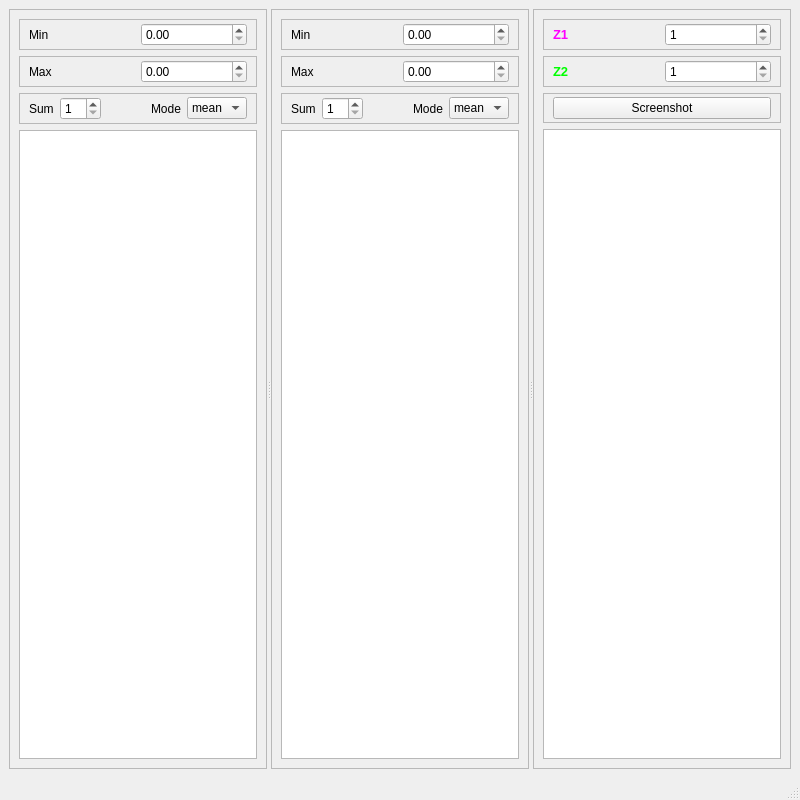
<?xml version="1.0" encoding="UTF-8"?>
<ui version="4.0">
 <class>Mpicker_merge</class>
 <widget class="QMainWindow" name="Mpicker_merge">
  <property name="geometry">
   <rect>
    <x>0</x>
    <y>0</y>
    <width>800</width>
    <height>800</height>
   </rect>
  </property>
  <property name="minimumSize">
   <size>
    <width>500</width>
    <height>680</height>
   </size>
  </property>
  <property name="windowTitle">
   <string>MainWindow</string>
  </property>
  <widget class="QWidget" name="centralwidget">
   <layout class="QHBoxLayout" name="horizontalLayout">
    <item>
     <widget class="QSplitter" name="splitter">
      <property name="orientation">
       <enum>Qt::Horizontal</enum>
      </property>
      <widget class="QFrame" name="frame">
       <property name="frameShape">
        <enum>QFrame::StyledPanel</enum>
       </property>
       <property name="frameShadow">
        <enum>QFrame::Raised</enum>
       </property>
       <layout class="QVBoxLayout" name="verticalLayout">
        <item>
         <widget class="QFrame" name="frame_5">
          <property name="frameShape">
           <enum>QFrame::StyledPanel</enum>
          </property>
          <property name="frameShadow">
           <enum>QFrame::Raised</enum>
          </property>
          <layout class="QHBoxLayout" name="horizontalLayout_3">
           <property name="topMargin">
            <number>3</number>
           </property>
           <property name="bottomMargin">
            <number>3</number>
           </property>
           <item>
            <widget class="QLabel" name="label">
             <property name="text">
              <string>Min</string>
             </property>
            </widget>
           </item>
           <item>
            <widget class="QDoubleSpinBox" name="doubleSpinBox_min1">
             <property name="maximum">
              <double>255.000000000000000</double>
             </property>
             <property name="singleStep">
              <double>1.000000000000000</double>
             </property>
            </widget>
           </item>
          </layout>
         </widget>
        </item>
        <item>
         <widget class="QFrame" name="frame_6">
          <property name="frameShape">
           <enum>QFrame::StyledPanel</enum>
          </property>
          <property name="frameShadow">
           <enum>QFrame::Raised</enum>
          </property>
          <layout class="QHBoxLayout" name="horizontalLayout_4">
           <property name="topMargin">
            <number>3</number>
           </property>
           <property name="bottomMargin">
            <number>3</number>
           </property>
           <item>
            <widget class="QLabel" name="label_2">
             <property name="text">
              <string>Max</string>
             </property>
            </widget>
           </item>
           <item>
            <widget class="QDoubleSpinBox" name="doubleSpinBox_max1">
             <property name="maximum">
              <double>255.000000000000000</double>
             </property>
             <property name="singleStep">
              <double>1.000000000000000</double>
             </property>
            </widget>
           </item>
          </layout>
         </widget>
        </item>
        <item>
         <widget class="QFrame" name="frame_4">
          <property name="frameShape">
           <enum>QFrame::StyledPanel</enum>
          </property>
          <property name="frameShadow">
           <enum>QFrame::Raised</enum>
          </property>
          <layout class="QHBoxLayout" name="horizontalLayout_2">
           <property name="topMargin">
            <number>3</number>
           </property>
           <property name="bottomMargin">
            <number>3</number>
           </property>
           <item>
            <widget class="QLabel" name="label_7">
             <property name="text">
              <string>Sum</string>
             </property>
             <property name="alignment">
              <set>Qt::AlignLeading|Qt::AlignLeft|Qt::AlignVCenter</set>
             </property>
            </widget>
           </item>
           <item>
            <widget class="QSpinBox" name="spinBox_sum1">
             <property name="minimum">
              <number>1</number>
             </property>
            </widget>
           </item>
           <item>
            <spacer name="horizontalSpacer">
             <property name="orientation">
              <enum>Qt::Horizontal</enum>
             </property>
             <property name="sizeHint" stdset="0">
              <size>
               <width>40</width>
               <height>20</height>
              </size>
             </property>
            </spacer>
           </item>
           <item>
            <widget class="QLabel" name="label_8">
             <property name="text">
              <string>Mode</string>
             </property>
             <property name="alignment">
              <set>Qt::AlignLeading|Qt::AlignLeft|Qt::AlignVCenter</set>
             </property>
            </widget>
           </item>
           <item>
            <widget class="QComboBox" name="comboBox_mode1">
             <item>
              <property name="text">
               <string>mean</string>
              </property>
             </item>
             <item>
              <property name="text">
               <string>min</string>
              </property>
             </item>
             <item>
              <property name="text">
               <string>max</string>
              </property>
             </item>
            </widget>
           </item>
          </layout>
         </widget>
        </item>
        <item>
         <widget class="Mpicker_merge_view" name="graphicsView_1">
          <property name="verticalScrollBarPolicy">
           <enum>Qt::ScrollBarAsNeeded</enum>
          </property>
          <property name="horizontalScrollBarPolicy">
           <enum>Qt::ScrollBarAsNeeded</enum>
          </property>
          <property name="renderHints">
           <set>QPainter::Antialiasing|QPainter::TextAntialiasing</set>
          </property>
          <property name="dragMode">
           <enum>QGraphicsView::ScrollHandDrag</enum>
          </property>
          <property name="resizeAnchor">
           <enum>QGraphicsView::NoAnchor</enum>
          </property>
          <property name="viewportUpdateMode">
           <enum>QGraphicsView::MinimalViewportUpdate</enum>
          </property>
         </widget>
        </item>
       </layout>
      </widget>
      <widget class="QFrame" name="frame_2">
       <property name="frameShape">
        <enum>QFrame::StyledPanel</enum>
       </property>
       <property name="frameShadow">
        <enum>QFrame::Raised</enum>
       </property>
       <layout class="QVBoxLayout" name="verticalLayout_2">
        <item>
         <widget class="QFrame" name="frame_7">
          <property name="frameShape">
           <enum>QFrame::StyledPanel</enum>
          </property>
          <property name="frameShadow">
           <enum>QFrame::Raised</enum>
          </property>
          <layout class="QHBoxLayout" name="horizontalLayout_5">
           <property name="topMargin">
            <number>3</number>
           </property>
           <property name="bottomMargin">
            <number>3</number>
           </property>
           <item>
            <widget class="QLabel" name="label_3">
             <property name="text">
              <string>Min</string>
             </property>
            </widget>
           </item>
           <item>
            <widget class="QDoubleSpinBox" name="doubleSpinBox_min2">
             <property name="maximum">
              <double>255.000000000000000</double>
             </property>
             <property name="singleStep">
              <double>1.000000000000000</double>
             </property>
            </widget>
           </item>
          </layout>
         </widget>
        </item>
        <item>
         <widget class="QFrame" name="frame_8">
          <property name="frameShape">
           <enum>QFrame::StyledPanel</enum>
          </property>
          <property name="frameShadow">
           <enum>QFrame::Raised</enum>
          </property>
          <layout class="QHBoxLayout" name="horizontalLayout_6">
           <property name="topMargin">
            <number>3</number>
           </property>
           <property name="bottomMargin">
            <number>3</number>
           </property>
           <item>
            <widget class="QLabel" name="label_4">
             <property name="text">
              <string>Max</string>
             </property>
            </widget>
           </item>
           <item>
            <widget class="QDoubleSpinBox" name="doubleSpinBox_max2">
             <property name="maximum">
              <double>255.000000000000000</double>
             </property>
             <property name="singleStep">
              <double>1.000000000000000</double>
             </property>
            </widget>
           </item>
          </layout>
         </widget>
        </item>
        <item>
         <widget class="QFrame" name="frame_9">
          <property name="frameShape">
           <enum>QFrame::StyledPanel</enum>
          </property>
          <property name="frameShadow">
           <enum>QFrame::Raised</enum>
          </property>
          <layout class="QHBoxLayout" name="horizontalLayout_7">
           <property name="topMargin">
            <number>3</number>
           </property>
           <property name="bottomMargin">
            <number>3</number>
           </property>
           <item>
            <widget class="QLabel" name="label_9">
             <property name="text">
              <string>Sum</string>
             </property>
             <property name="alignment">
              <set>Qt::AlignLeading|Qt::AlignLeft|Qt::AlignVCenter</set>
             </property>
            </widget>
           </item>
           <item>
            <widget class="QSpinBox" name="spinBox_sum2">
             <property name="minimum">
              <number>1</number>
             </property>
            </widget>
           </item>
           <item>
            <spacer name="horizontalSpacer_2">
             <property name="orientation">
              <enum>Qt::Horizontal</enum>
             </property>
             <property name="sizeHint" stdset="0">
              <size>
               <width>58</width>
               <height>20</height>
              </size>
             </property>
            </spacer>
           </item>
           <item>
            <widget class="QLabel" name="label_10">
             <property name="text">
              <string>Mode</string>
             </property>
             <property name="alignment">
              <set>Qt::AlignLeading|Qt::AlignLeft|Qt::AlignVCenter</set>
             </property>
            </widget>
           </item>
           <item>
            <widget class="QComboBox" name="comboBox_mode2">
             <item>
              <property name="text">
               <string>mean</string>
              </property>
             </item>
             <item>
              <property name="text">
               <string>min</string>
              </property>
             </item>
             <item>
              <property name="text">
               <string>max</string>
              </property>
             </item>
            </widget>
           </item>
          </layout>
         </widget>
        </item>
        <item>
         <widget class="Mpicker_merge_view" name="graphicsView_2">
          <property name="renderHints">
           <set>QPainter::Antialiasing|QPainter::TextAntialiasing</set>
          </property>
          <property name="dragMode">
           <enum>QGraphicsView::ScrollHandDrag</enum>
          </property>
          <property name="resizeAnchor">
           <enum>QGraphicsView::NoAnchor</enum>
          </property>
         </widget>
        </item>
       </layout>
      </widget>
      <widget class="QFrame" name="frame_3">
       <property name="frameShape">
        <enum>QFrame::StyledPanel</enum>
       </property>
       <property name="frameShadow">
        <enum>QFrame::Raised</enum>
       </property>
       <layout class="QVBoxLayout" name="verticalLayout_3">
        <item>
         <widget class="QFrame" name="frame_10">
          <property name="frameShape">
           <enum>QFrame::StyledPanel</enum>
          </property>
          <property name="frameShadow">
           <enum>QFrame::Raised</enum>
          </property>
          <layout class="QHBoxLayout" name="horizontalLayout_8">
           <property name="topMargin">
            <number>3</number>
           </property>
           <property name="bottomMargin">
            <number>3</number>
           </property>
           <item>
            <widget class="QLabel" name="label_5">
             <property name="font">
              <font>
               <pointsize>10</pointsize>
               <weight>75</weight>
               <bold>true</bold>
              </font>
             </property>
             <property name="styleSheet">
              <string notr="true">color: rgb(255, 0, 255);</string>
             </property>
             <property name="text">
              <string>Z1</string>
             </property>
            </widget>
           </item>
           <item>
            <widget class="QSpinBox" name="spinBox_z1">
             <property name="minimum">
              <number>1</number>
             </property>
            </widget>
           </item>
          </layout>
         </widget>
        </item>
        <item>
         <widget class="QFrame" name="frame_11">
          <property name="frameShape">
           <enum>QFrame::StyledPanel</enum>
          </property>
          <property name="frameShadow">
           <enum>QFrame::Raised</enum>
          </property>
          <layout class="QHBoxLayout" name="horizontalLayout_9">
           <property name="topMargin">
            <number>3</number>
           </property>
           <property name="bottomMargin">
            <number>3</number>
           </property>
           <item>
            <widget class="QLabel" name="label_6">
             <property name="font">
              <font>
               <pointsize>10</pointsize>
               <weight>75</weight>
               <bold>true</bold>
              </font>
             </property>
             <property name="styleSheet">
              <string notr="true">color: rgb(0, 255, 0);</string>
             </property>
             <property name="text">
              <string>Z2</string>
             </property>
            </widget>
           </item>
           <item>
            <widget class="QSpinBox" name="spinBox_z2">
             <property name="minimum">
              <number>1</number>
             </property>
            </widget>
           </item>
          </layout>
         </widget>
        </item>
        <item>
         <widget class="QFrame" name="frame_12">
          <property name="frameShape">
           <enum>QFrame::StyledPanel</enum>
          </property>
          <property name="frameShadow">
           <enum>QFrame::Raised</enum>
          </property>
          <layout class="QHBoxLayout" name="horizontalLayout_10">
           <property name="topMargin">
            <number>3</number>
           </property>
           <property name="bottomMargin">
            <number>3</number>
           </property>
           <item>
            <widget class="QPushButton" name="pushButton_save">
             <property name="text">
              <string>Screenshot</string>
             </property>
            </widget>
           </item>
          </layout>
         </widget>
        </item>
        <item>
         <widget class="Mpicker_merge_view" name="graphicsView_merge">
          <property name="renderHints">
           <set>QPainter::Antialiasing|QPainter::TextAntialiasing</set>
          </property>
          <property name="dragMode">
           <enum>QGraphicsView::ScrollHandDrag</enum>
          </property>
         </widget>
        </item>
       </layout>
      </widget>
     </widget>
    </item>
   </layout>
  </widget>
  <widget class="QMenuBar" name="menubar">
   <property name="geometry">
    <rect>
     <x>0</x>
     <y>0</y>
     <width>800</width>
     <height>23</height>
    </rect>
   </property>
  </widget>
  <widget class="QStatusBar" name="statusbar"/>
 </widget>
 <customwidgets>
  <customwidget>
   <class>Mpicker_merge_view</class>
   <extends>QGraphicsView</extends>
   <header>mpicker_merge_view.h</header>
  </customwidget>
 </customwidgets>
 <resources/>
 <connections/>
</ui>
